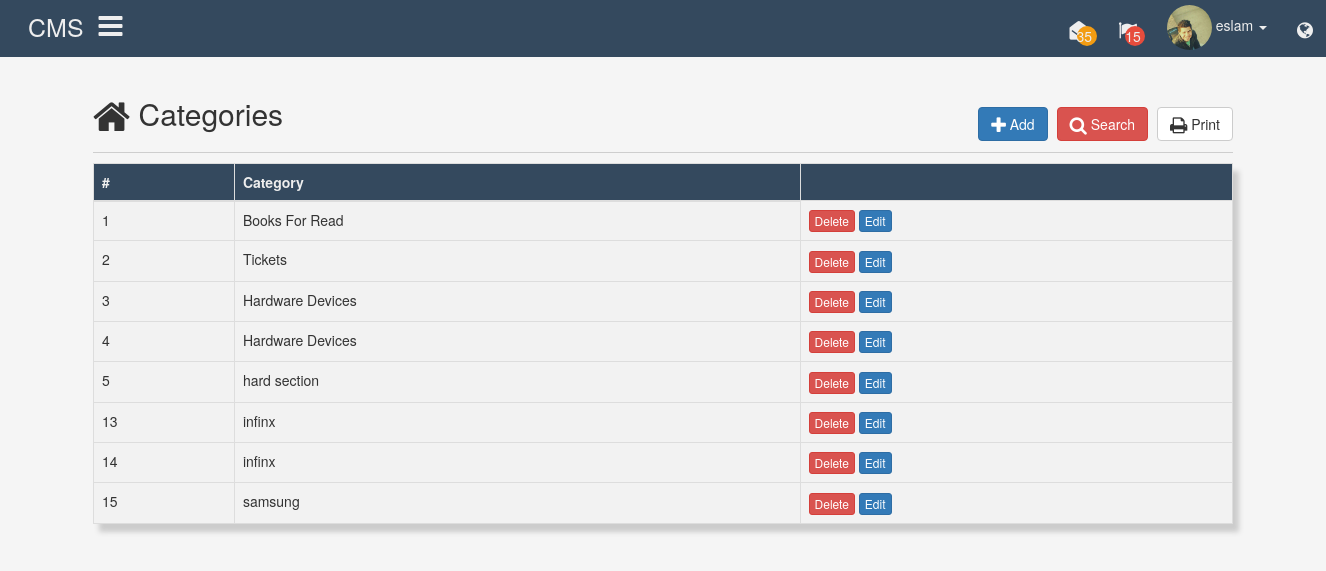
The page /public/category/index (signed in) on the database its author committed.
### tables this page shows
CREATE TABLE `categories` (
  `id` int(11) NOT NULL,
  `name` varchar(255) NOT NULL
);

### Core/Controller.php (called while the page is built, shortened)
<?php
class Controller
{
	protected $viewPath;
    public function __construct()
    {
        $this->viewPath = ROOT . '/App/Views/';
    }
    protected function rander($view, $vars = []) {
        extract($vars);
		include($this->viewPath . $view . '.php');
    }
}

### App/Controllers/CategoryControllers.php (called while the page is built, shortened)
<?php
	class CategoryControllers extends AppController {
        public function index() {
			$categories = $this->Category->all();
			$this->rander('category/index', compact('form', 'categories'));
		}
	}

### Core/Model.php (called while the page is built, shortened)
<?php
	class Model
	{
		protected $db;
		protected $table;
		public function __construct(Database $db)
		{
			$this->db = $db;
		}
		public function all() {
			return $this->query("SELECT * FROM ".$this->table);
		}
		public function query($statement, $attributes = null, $one = false) {
			if ($attributes != null) {
				return $this->db->prepare($statement, $attributes, $one, str_replace('Model', 'Entity', get_class($this)));
			} else {
				return $this->db->query($statement, $one, str_replace('Model', 'Entity', get_class($this)));
			}
		}
	}

### Core/Database.php (called while the page is built, shortened)
<?php
	class Database {
		private $host;
		private $user;
		private $pass;
		private $db_name;
		private $pdo;
		public function __construct($db_name, $host = 'localhost', $user = 'root', $pass = '') {
			$this->host 	= $host;
			$this->user 	= $user;
			$this->pass 	= $pass;
			$this->db_name 	= $db_name;
		}
		public function getPDO() {
			if ($this->pdo === null) {
				$connection =
				new PDO ("mysql:dbname=".$this->db_name.";host=".$this->host, $this->user, $this->pass);
				$connection->setAttribute(PDO::ATTR_ERRMODE, PDO::ERRMODE_EXCEPTION);
				$connection->query('SET names utf8; SET CHARACTER SET utf8');
				$this->pdo = $connection;
			}
			return $this->pdo;
		}
		public function query($statment, $one = false, $class = null) {
			 $res = $this->getPDO()->query($statment);
			if ($class === null) {
				$res->setFetchMode(PDO::FETCH_OBJ);
			} else {
				$res->setFetchMode(PDO::FETCH_CLASS, $class);
			}
			if ($one == false) {
				$data = $res->fetchAll();
			} else {
				$data = $res->fetch();
			}
			return $data;
		}
	}

### App/Views/category/index.php (the view, shortened to what this page needs)
<div class="row">
  <div class="col-sm-6"> <h2 class="title"><i class="fa fa-home fa-lg"></i> Categories</h2></div>
  <div class="col-sm-6">
    <ul class="list-unstyled pull-right links">
      <li><a href="<?= App::$path; ?>category/add"><span class="btn btn-primary"><i class="fa fa-plus fa-lg"></i> Add</span></a></li>
      <li onclick="showBox('box-search', event);"><a href="#"><span class="btn btn-danger"><i class="fa fa-search fa-lg"></i> Search</span></a></li>
      <li><a href="#"><span class="btn btn-default"><i class="fa fa-print fa-lg"></i> Print</span></a></li>
    </ul>
</div>
</div>
<hr>
<table class="table table-bordered table-main table-striped table-data">
  <thead>
    <tr>
      <th>#</th>
      <th>Category</th>
    </tr>
  </thead>
  <tbody>
   <?php foreach($categories as $cat) { ?>
   <tr>
      <td><?php echo $cat->id;            ?></td>
      <td><?php echo $cat->name;           ?></td>
      <td>
        <a href="" class="btn btn-danger btn-xs" id_cat="<?= $cat->id ?>" onclick="deleteElement(this, event);">Delete</a>
        <a href="<?= App::$path; ?>articles/edit/=<?= $cat->id; ?>" class="btn btn-primary btn-xs">Edit</a>
      </td>
      </tr>
    <?php } ?>
  </tbody>
</table>

### Public/css/style.css (style rules this page uses)
body { background-color: #f5f5f5; }
hr { border-color: #cecece; margin-top: 10px; margin-bottom: 10px }
.table-data { background-color: #34495e; box-shadow: 6px 8px 5px #ccc; transition: all 0.5s ease-in-out }
.table-data thead { color: #eee }
.table-data td { background-color: #f2f2f2; }
.links li { display: inline-block; margin-left: 5px }
.links { margin-top: 30px; margin-bottom: 0; }

### rows shown on the page
categories: id "1", name "Books For Read"
categories: id "2", name "Tickets"
categories: id "3", name "Hardware Devices"
categories: id "4", name "Hardware Devices"
categories: id "5", name "hard section"
categories: id "13", name "infinx"
categories: id "14", name "infinx"
categories: id "15", name "samsung"
